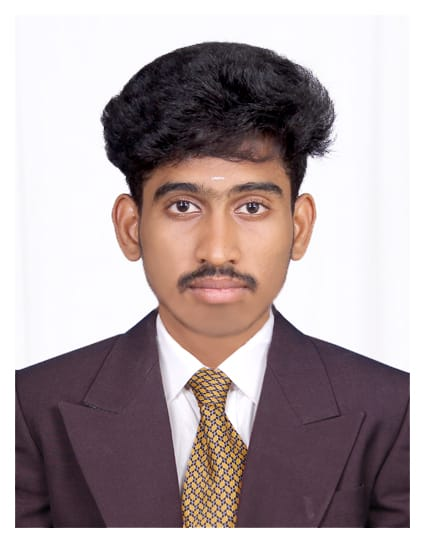
#> input picture me.jpg, 425 x 543 px
$ jupyter execute EX7.ipynb
#> lines starting #> are read from the running program, lines starting #| are printed output that depends on the picture; after the words box and inside, x2 and y2 are one past the last pixel; in counts of white or black regions, pixels touching at a corner belong together
## EXP:07 Edge-Linking-using-Hough-Transformm
**NAME:** **ASWIN.L**
**REF NO** **212224230028**

[cell 1]
import cv2
import numpy as np
import matplotlib.pyplot as plt

[cell 2]
# Step 2: Load the image using imread() from cv2 module
image = cv2.imread('me.jpg')  # Replace 'image.jpg' with your image path
#> image is the input picture: shape (543, 425, 3); mean B, G, R 162.6, 160.8, 174.4

[cell 3]
# Step 3: Convert the image to grayscale
gray_image = cv2.cvtColor(image, cv2.COLOR_BGR2GRAY)
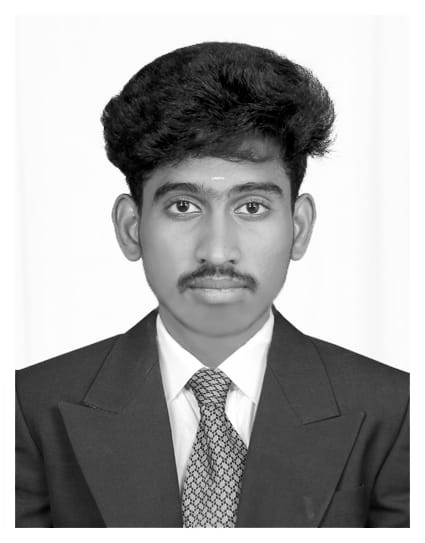
#> gray_image: shape (543, 425); min 0, max 255, mean 165.1

[cell 4]
# Input image and grayscale image
plt.imshow(cv2.cvtColor(image, cv2.COLOR_BGR2RGB))  # Convert image to RGB for displaying
plt.title("Input Image")
plt.axis('off')

[cell 5]
plt.imshow(gray_image, cmap='gray')
plt.title("Grayscale Image")
plt.axis('off')

[cell 6]
# Step 4: Using Canny operator from cv2, detect the edges of the image
edges = cv2.Canny(gray_image, 50, 150)  # Canny edge detection with threshold values 50 and 150
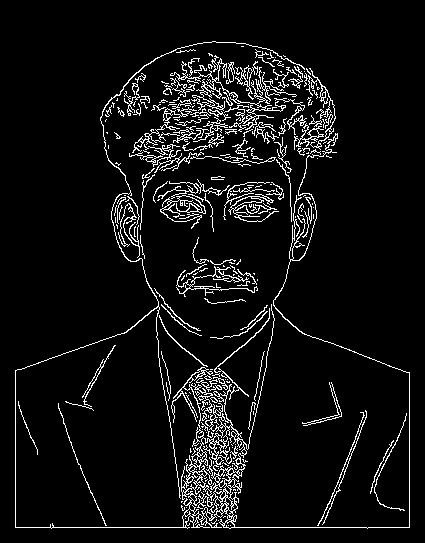
#> edges: shape (543, 425); 6.6% white in thin lines or dots, all inside (x1, y1, x2, y2) = (15, 41, 410, 529)

[cell 7]
# Canny Edge Detector output
plt.imshow(edges, cmap='gray')
plt.title("Canny Edge Detector")
plt.axis('off')

[cell 8]
# Step 5: Using the HoughLinesP(), detect line coordinates for every point in the image
# The parameters of HoughLinesP are: image, resolution, threshold, minLineLength, maxLineGap
lines = cv2.HoughLinesP(edges, 1, np.pi / 180, 100, minLineLength=50, maxLineGap=10)
#> lines = 63 rows, first 6: [15, 527, 409, 527], [15, 526, 15, 370], [215, 369, 234, 526], [409, 526, 409, 372], [203, 364, 214, 526], [216, 526, 223, 425]

[cell 9]
# Step 6: Using a for loop, draw the lines on the original image using the detected coordinates
# The lines variable contains the endpoints of the detected lines
for line in lines:
    x1, y1, x2, y2 = line[0]  # Unpacking the line coordinates
    cv2.line(image, (x1, y1), (x2, y2), (0, 255, 0), 2)  # Draw green lines with thickness of 2
#> this loop made 63 passes
#> (x1, y1, x2, y2) on passes 1 to 12: (15, 527, 409, 527), (15, 526, 15, 370), (215, 369, 234, 526), (409, 526, 409, 372), (203, 364, 214, 526), (216, 526, 223, 425), (213, 458, 223, 361), (190, 62, 191, 137), (238, 164, 251, 82), (309, 155, 324, 86), (199, 360, 211, 526), (180, 48, 190, 137)
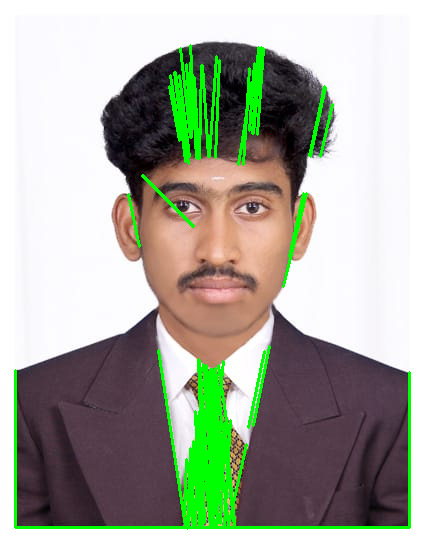
#> image: shape (543, 425, 3); 6.44% of pixels changed, all inside (x1, y1, x2, y2) = (14, 44, 411, 530)

[cell 10]
# Display the result of Hough Transform (Image with lines)
plt.imshow(cv2.cvtColor(image, cv2.COLOR_BGR2RGB))  # Image with lines drawn
plt.title("Result of Hough Transform")
plt.axis('off')
